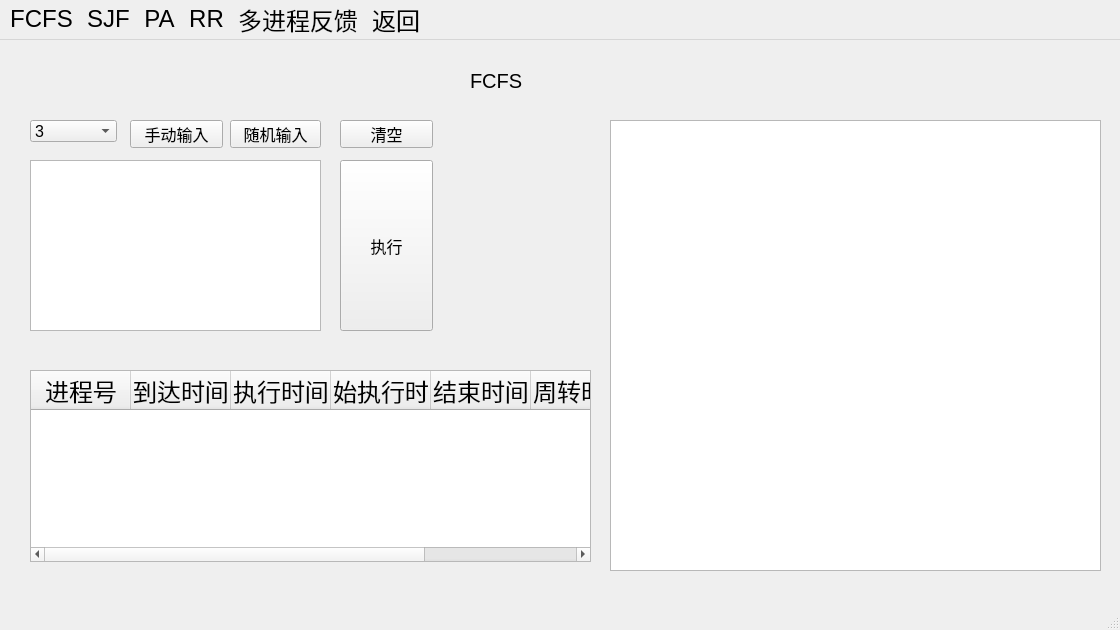
<?xml version="1.0" encoding="UTF-8"?>
<ui version="4.0">
 <class>jinchengdiaodusuanfa</class>
 <widget class="QMainWindow" name="jinchengdiaodusuanfa">
  <property name="geometry">
   <rect>
    <x>0</x>
    <y>0</y>
    <width>1120</width>
    <height>630</height>
   </rect>
  </property>
  <property name="minimumSize">
   <size>
    <width>800</width>
    <height>0</height>
   </size>
  </property>
  <property name="font">
   <font>
    <pointsize>18</pointsize>
   </font>
  </property>
  <property name="windowTitle">
   <string>进程调度算法</string>
  </property>
  <widget class="QWidget" name="centralwidget">
   <widget class="QPushButton" name="pushButton">
    <property name="geometry">
     <rect>
      <x>130</x>
      <y>80</y>
      <width>93</width>
      <height>28</height>
     </rect>
    </property>
    <property name="font">
     <font>
      <pointsize>12</pointsize>
     </font>
    </property>
    <property name="text">
     <string>手动输入</string>
    </property>
   </widget>
   <widget class="QPushButton" name="pushButton_2">
    <property name="geometry">
     <rect>
      <x>230</x>
      <y>80</y>
      <width>91</width>
      <height>28</height>
     </rect>
    </property>
    <property name="font">
     <font>
      <pointsize>12</pointsize>
     </font>
    </property>
    <property name="text">
     <string>随机输入</string>
    </property>
   </widget>
   <widget class="QPushButton" name="pushButton_3">
    <property name="geometry">
     <rect>
      <x>340</x>
      <y>80</y>
      <width>93</width>
      <height>28</height>
     </rect>
    </property>
    <property name="font">
     <font>
      <pointsize>12</pointsize>
     </font>
    </property>
    <property name="text">
     <string>清空</string>
    </property>
   </widget>
   <widget class="QPushButton" name="pushButton_4">
    <property name="geometry">
     <rect>
      <x>340</x>
      <y>120</y>
      <width>93</width>
      <height>171</height>
     </rect>
    </property>
    <property name="font">
     <font>
      <pointsize>12</pointsize>
     </font>
    </property>
    <property name="text">
     <string>执行</string>
    </property>
   </widget>
   <widget class="QComboBox" name="comboBox">
    <property name="geometry">
     <rect>
      <x>30</x>
      <y>80</y>
      <width>87</width>
      <height>22</height>
     </rect>
    </property>
    <property name="font">
     <font>
      <pointsize>12</pointsize>
     </font>
    </property>
    <item>
     <property name="text">
      <string>3</string>
     </property>
    </item>
    <item>
     <property name="text">
      <string>4</string>
     </property>
    </item>
    <item>
     <property name="text">
      <string>5</string>
     </property>
    </item>
    <item>
     <property name="text">
      <string>6</string>
     </property>
    </item>
   </widget>
   <widget class="QLabel" name="label">
    <property name="geometry">
     <rect>
      <x>470</x>
      <y>20</y>
      <width>121</width>
      <height>41</height>
     </rect>
    </property>
    <property name="font">
     <font>
      <pointsize>15</pointsize>
     </font>
    </property>
    <property name="text">
     <string>FCFS</string>
    </property>
   </widget>
   <widget class="QTextBrowser" name="textBrowser">
    <property name="geometry">
     <rect>
      <x>610</x>
      <y>80</y>
      <width>491</width>
      <height>451</height>
     </rect>
    </property>
   </widget>
   <widget class="QTextBrowser" name="textBrowser_2">
    <property name="geometry">
     <rect>
      <x>30</x>
      <y>120</y>
      <width>291</width>
      <height>171</height>
     </rect>
    </property>
   </widget>
   <widget class="QTableWidget" name="tableWidget">
    <property name="geometry">
     <rect>
      <x>30</x>
      <y>330</y>
      <width>561</width>
      <height>192</height>
     </rect>
    </property>
    <column>
     <property name="text">
      <string>进程号</string>
     </property>
    </column>
    <column>
     <property name="text">
      <string>到达时间</string>
     </property>
    </column>
    <column>
     <property name="text">
      <string>执行时间</string>
     </property>
    </column>
    <column>
     <property name="text">
      <string>开始执行时间</string>
     </property>
    </column>
    <column>
     <property name="text">
      <string>结束时间</string>
     </property>
    </column>
    <column>
     <property name="text">
      <string>周转时间</string>
     </property>
    </column>
    <column>
     <property name="text">
      <string>带权周转时间</string>
     </property>
    </column>
   </widget>
  </widget>
  <widget class="QStatusBar" name="statusbar"/>
  <widget class="QMenuBar" name="menuBar">
   <property name="geometry">
    <rect>
     <x>0</x>
     <y>0</y>
     <width>1120</width>
     <height>26</height>
    </rect>
   </property>
   <widget class="QMenu" name="menuFCFS">
    <property name="title">
     <string>FCFS</string>
    </property>
   </widget>
   <widget class="QMenu" name="menuSJF">
    <property name="title">
     <string>SJF</string>
    </property>
   </widget>
   <widget class="QMenu" name="menuPA">
    <property name="title">
     <string>PA</string>
    </property>
   </widget>
   <widget class="QMenu" name="menuRR">
    <property name="title">
     <string>RR</string>
    </property>
   </widget>
   <widget class="QMenu" name="menu">
    <property name="title">
     <string>多进程反馈</string>
    </property>
   </widget>
   <widget class="QMenu" name="menu_2">
    <property name="title">
     <string>返回</string>
    </property>
   </widget>
   <addaction name="menuFCFS"/>
   <addaction name="menuSJF"/>
   <addaction name="menuPA"/>
   <addaction name="menuRR"/>
   <addaction name="menu"/>
   <addaction name="menu_2"/>
  </widget>
 </widget>
 <resources/>
 <connections/>
</ui>
